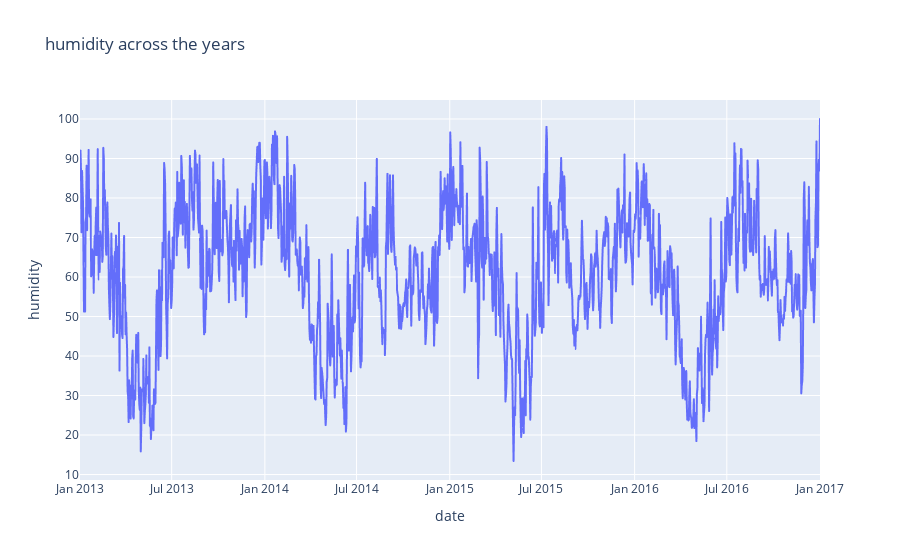

Source (notebook cell):
### Code cell
fig = px.line(data,
              x="date",
              y="humidity",
              title="humidity across the years")
fig.show()

### Figure 1 — Plotly figure (JSON) as saved in the notebook; plotly's stock layout.template omitted (floating-point values rounded to 4 significant figures; data arrays with more than 128 entries replaced by an {"elided": "..."} marker saying what was removed)
{"data": [{"hovertemplate": "date=%{x}<br>humidity=%{y}<extra></extra>", "legendgroup": "", "line": {"color": "#636efa", "dash": "solid"}, "marker": {"symbol": "circle"}, "mode": "lines", "name": "", "showlegend": false, "type": "scattergl", "x": {"elided": "1462 str values"}, "xaxis": "x", "y": {"elided": "1462 float values"}, "yaxis": "y"}], "layout": {"legend": {"tracegroupgap": 0}, "title": {"text": "humidity across the years"}, "xaxis": {"anchor": "y", "domain": [0, 1], "title": {"text": "date"}}, "yaxis": {"anchor": "x", "domain": [0, 1], "title": {"text": "humidity"}}}}
